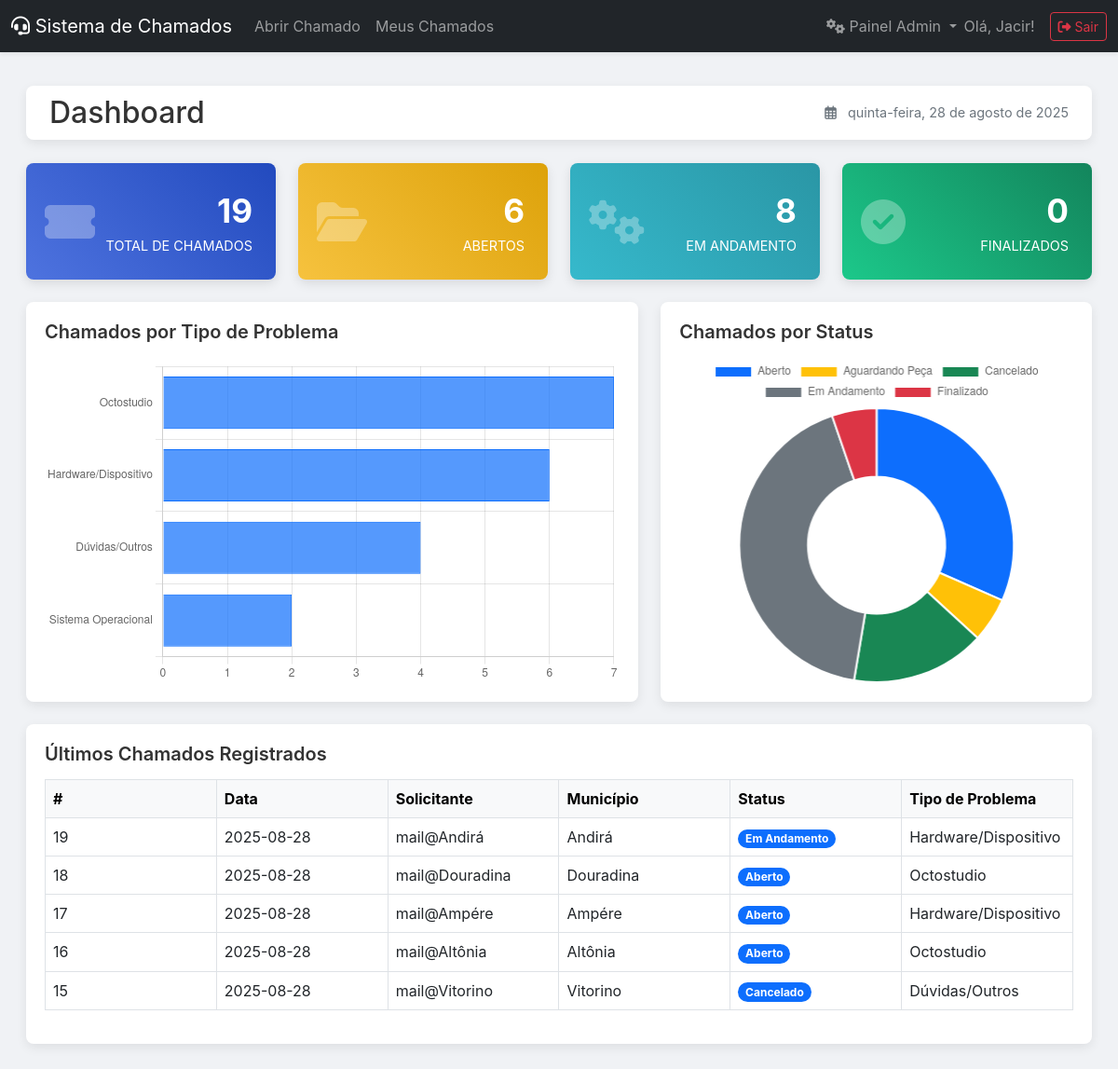
The page /dashboard (signed in) on the database as committed earlier.
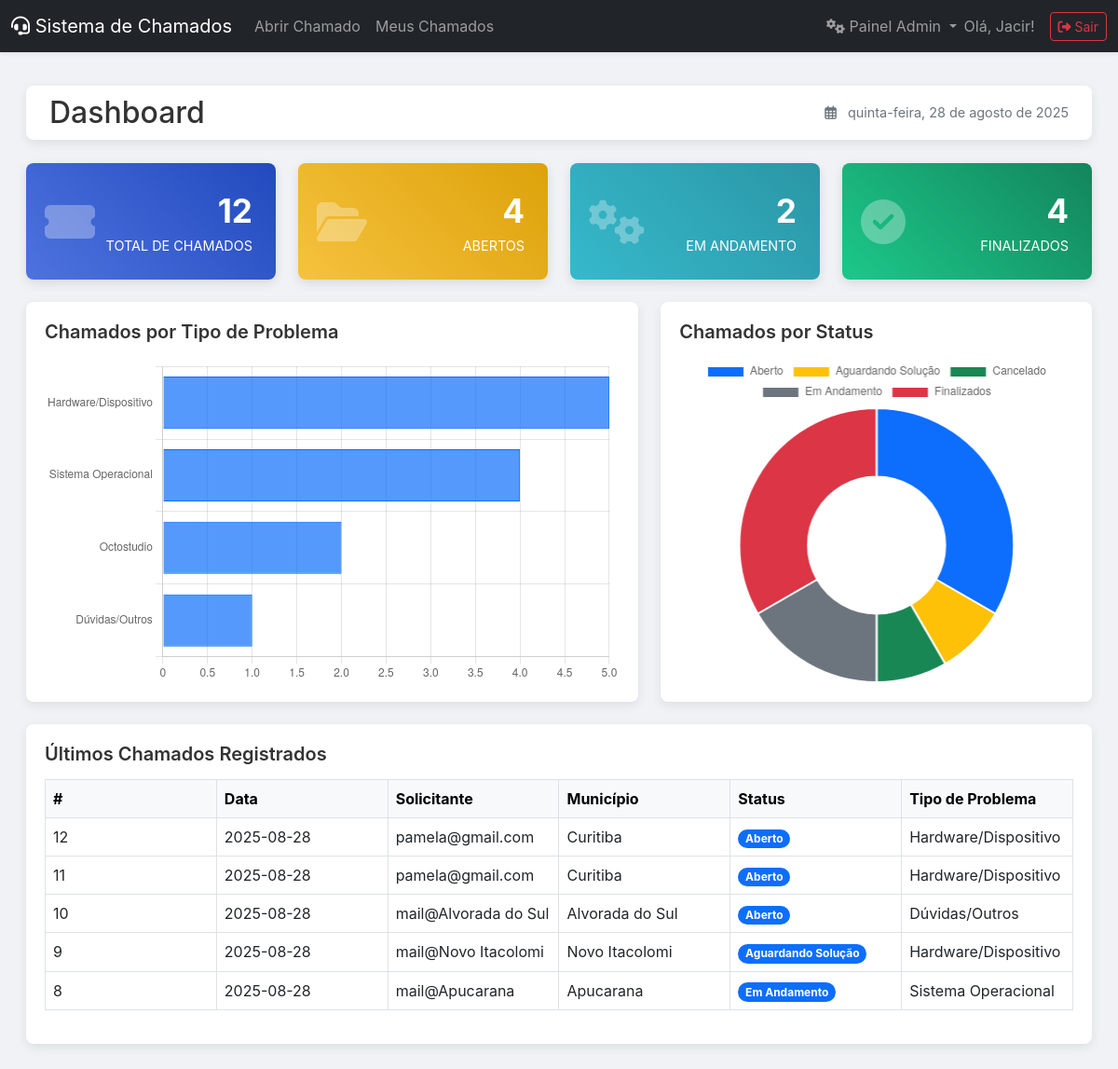
The same page on the database as committed later.
### tables this page shows
CREATE TABLE chamados (
        id INTEGER PRIMARY KEY AUTOINCREMENT,
        timestamp DATETIME DEFAULT CURRENT_TIMESTAMP,
        solicitante_email TEXT NOT NULL,
        municipio TEXT NOT NULL,
        smartphone_imei TEXT NOT NULL,
        tipo_problema_id INTEGER NOT NULL,
        observacoes TEXT NOT NULL,
        status_id INTEGER NOT NULL,
        foto TEXT,
        solucao TEXT,
        admin_responsavel_id INTEGER,
        resolvido_em DATETIME,
        FOREIGN KEY (tipo_problema_id) REFERENCES tipos_problema (id),
        FOREIGN KEY (status_id) REFERENCES status (id),
        FOREIGN KEY (admin_responsavel_id) REFERENCES users (id)
    );

CREATE TABLE status (
        id INTEGER PRIMARY KEY AUTOINCREMENT,
        nome TEXT UNIQUE NOT NULL
    );

CREATE TABLE tipos_problema (
        id INTEGER PRIMARY KEY AUTOINCREMENT,
        nome TEXT UNIQUE NOT NULL
    );

### app.py (the view)
@app.route('/dashboard')
@login_required
@admin_required
def dashboard():
    db = get_db()
    kpis = {}
    all_status_counts = db.execute(
        'SELECT s.nome, COUNT(c.id) as count FROM status s LEFT JOIN chamados c ON s.id = c.status_id GROUP BY s.id, s.nome'
    ).fetchall()
    counts_dict = {row['nome']: row['count'] for row in all_status_counts}
    kpis['Aberto'] = counts_dict.get('Aberto', 0)
    kpis['Em Andamento'] = counts_dict.get('Em Andamento', 0)
    kpis['Finalizado'] = counts_dict.get('Resolvido', 0) + counts_dict.get('Encerrado', 0)
    kpis['Total'] = db.execute('SELECT COUNT(id) FROM chamados').fetchone()[0]
    status_data_query = """
        SELECT
            CASE
                WHEN subquery.nome IN ('Resolvido', 'Encerrado') THEN 'finalizados'
                ELSE subquery.id
            END as status_id_agrupado,
            CASE
                WHEN subquery.nome IN ('Resolvido', 'Encerrado') THEN 'Finalizados'
                ELSE subquery.nome
            END as status_nome_agrupado,
            SUM(subquery.count) as total_count
        FROM (
            SELECT s.id, s.nome, COUNT(c.id) as count
            FROM status s
            LEFT JOIN chamados c ON s.id = c.status_id
            GROUP BY s.id, s.nome
        ) as subquery
        WHERE subquery.count > 0
        GROUP BY status_id_agrupado, status_nome_agrupado
        ORDER BY status_nome_agrupado;
    """
    status_data = db.execute(status_data_query).fetchall()
    status_ids = [row['status_id_agrupado'] for row in status_data]
    status_labels = [row['status_nome_agrupado'] for row in status_data]
    status_values = [row['total_count'] for row in status_data]
    tipo_data = db.execute(
        'SELECT tp.id, tp.nome, COUNT(c.id) as count FROM chamados c JOIN tipos_problema tp ON c.tipo_problema_id = tp.id GROUP BY tp.id, tp.nome ORDER BY count DESC'
    ).fetchall()
    tipo_ids = [row['id'] for row in tipo_data]
    tipo_labels = [row['nome'] for row in tipo_data]
    tipo_values = [row['count'] for row in tipo_data]
    ultimos_chamados = db.execute("""
        SELECT c.id, c.timestamp, c.solicitante_email, c.municipio, s.nome as status_nome, tp.nome as tipo_problema_nome
        FROM chamados c
        JOIN status s ON c.status_id = s.id
        JOIN tipos_problema tp ON c.tipo_problema_id = tp.id
        ORDER BY c.timestamp DESC LIMIT 5
    """).fetchall()
    db.close()
    return render_template(
        'dashboard.html', kpis=kpis,
        status_ids=status_ids, status_labels=status_labels, status_values=status_values,
        tipo_ids=tipo_ids, tipo_labels=tipo_labels, tipo_values=tipo_values,
        ultimos_chamados=ultimos_chamados
    )

### app.py (called while the page is built)
def get_db():
    db = sqlite3.connect(DATABASE)
    db.row_factory = sqlite3.Row
    return db

def login_required(f):
    @wraps(f)
    def decorated_function(*args, **kwargs):
        if 'user_id' not in session:
            flash('Por favor, faça login para acessar esta página.', 'warning')
            return redirect(url_for('login'))
        return f(*args, **kwargs)
    return decorated_function

def admin_required(f):
    @wraps(f)
    def decorated_function(*args, **kwargs):
        if not g.user or not g.user['is_admin']:
            flash('Acesso negado. Esta área é restrita para administradores.', 'danger')
            return redirect(url_for('index'))
        return f(*args, **kwargs)
    return decorated_function

@app.before_request
def load_logged_in_user():
    user_id = session.get('user_id')
    if user_id is None:
        g.user = None
    else:
        db = get_db()
        g.user = db.execute('SELECT * FROM users WHERE id = ?', (user_id,)).fetchone()
        db.close()

@app.context_processor
def inject_user():
    return dict(user=g.user)

### templates/dashboard.html (shortened to what this page needs)
{% extends "layout.html" %}
{% block content %}
<div class="dashboard-container">
    <div class="page-header">
        <h2 class="mb-0">Dashboard</h2>
        <div class="current-date">
            <i class="far fa-calendar-alt me-2"></i>
            <span id="current-date-span"></span>
        </div>
    </div>
    <div class="row">
        <div class="col-xl-3 col-md-6 mb-4">
            <div class="kpi-card card-total">
                <div class="card-body">
                    <i class="fas fa-ticket-alt kpi-icon"></i>
                    <div class="kpi-value">{{ kpis.get('Total', 0) }}</div>
                    <div class="kpi-label">Total de Chamados</div>
                </div>
            </div>
        </div>
        <div class="col-xl-3 col-md-6 mb-4">
            <div class="kpi-card card-aberto">
                <div class="card-body">
                    <i class="fas fa-folder-open kpi-icon"></i>
                    <div class="kpi-value">{{ kpis.get('Aberto', 0) }}</div>
                    <div class="kpi-label">Abertos</div>
                </div>
            </div>
        </div>
        <div class="col-xl-3 col-md-6 mb-4">
            <div class="kpi-card card-andamento">
                <div class="card-body">
                    <i class="fas fa-cogs kpi-icon"></i>
                    <div class="kpi-value">{{ kpis.get('Em Andamento', 0) }}</div>
                    <div class="kpi-label">Em Andamento</div>
                </div>
            </div>
        </div>
        <div class="col-xl-3 col-md-6 mb-4">
            <div class="kpi-card card-finalizado">
                <div class="card-body">
                    <i class="fas fa-check-circle kpi-icon"></i>
                    <div class="kpi-value">{{ kpis.get('Finalizado', 0) }}</div>
                    <div class="kpi-label">Finalizados</div>
                </div>
            </div>
        </div>
    </div>
    <div class="row">
        <div class="col-lg-7 mb-4">
            <div class="chart-container">
                <h5 class="chart-title">Chamados por Tipo de Problema</h5>
                <canvas id="tipoProblemaChart"></canvas>
            </div>
        </div>
        <div class="col-lg-5 mb-4">
            <div class="chart-container">
                <h5 class="chart-title">Chamados por Status</h5>
                <canvas id="statusChart"></canvas>
            </div>
        </div>
    </div>
    <div class="row">
        <div class="col-12">
            <div class="recent-activity-container">
                <h5 class="chart-title">Últimos Chamados Registrados</h5>
                <div class="table-responsive">
                    <table class="table table-hover align-middle">
                        <thead class="table-light">
                            <tr>
                                <th>#</th>
                                <th>Data</th>
                                <th>Solicitante</th>
                                <th>Município</th>
                                <th>Status</th>
                                <th>Tipo de Problema</th>
                            </tr>
                        </thead>
                        <tbody>
                            {% for chamado in ultimos_chamados %}
                            <tr>
                                <td>{{ chamado.id }}</td>
                                <td>{{ chamado.timestamp.split(' ')[0] }}</td>
                                <td>{{ chamado.solicitante_email }}</td>
                                <td>{{ chamado.municipio }}</td>
                                <td><span class="badge rounded-pill bg-primary">{{ chamado.status_nome }}</span></td>
                                <td>{{ chamado.tipo_problema_nome }}</td>
                            </tr>
                            {% else %}
                            <tr>
                                <td colspan="6" class="text-center">Nenhum chamado recente.</td>
                            </tr>
                            {% endfor %}
                        </tbody>
                    </table>
                </div>
            </div>
        </div>
    </div>
</div>
{% endblock %}

Rows that differ between the two databases and show on the page:
removed chamados: id "19", timestamp "2025-08-28", solicitante_email "mail@Andirá", municipio "Andirá", status_nome "Em Andamento", tipo_problema_nome "Hardware/Dispositivo"
removed chamados: id "18", timestamp "2025-08-28", solicitante_email "mail@Douradina", municipio "Douradina", status_nome "Aberto", tipo_problema_nome "Octostudio"
removed chamados: id "17", timestamp "2025-08-28", solicitante_email "mail@Ampére", municipio "Ampére", status_nome "Aberto", tipo_problema_nome "Hardware/Dispositivo"
removed chamados: id "16", timestamp "2025-08-28", solicitante_email "mail@Altônia", municipio "Altônia", status_nome "Aberto", tipo_problema_nome "Octostudio"
removed chamados: id "15", timestamp "2025-08-28", solicitante_email "mail@Vitorino", municipio "Vitorino", status_nome "Cancelado", tipo_problema_nome "Dúvidas/Outros"
now on this page (row edited): chamados: id "12", timestamp "2025-08-28", solicitante_email "pamela@gmail.com", municipio "Curitiba", status_nome "Aberto", tipo_problema_nome "Hardware/Dispositivo"
now on this page (row edited): chamados: id "11", timestamp "2025-08-28", solicitante_email "pamela@gmail.com", municipio "Curitiba", status_nome "Aberto", tipo_problema_nome "Hardware/Dispositivo"
now on this page (row edited): chamados: id "10", timestamp "2025-08-28", solicitante_email "mail@Alvorada do Sul", municipio "Alvorada do Sul", status_nome "Aberto", tipo_problema_nome "Dúvidas/Outros"
now on this page (row edited): chamados: id "9", timestamp "2025-08-28", solicitante_email "mail@Novo Itacolomi", municipio "Novo Itacolomi", status_nome "Aguardando Solução", tipo_problema_nome "Hardware/Dispositivo"
now on this page (row edited): chamados: id "8", timestamp "2025-08-28", solicitante_email "mail@Apucarana", municipio "Apucarana", status_nome "Em Andamento", tipo_problema_nome "Sistema Operacional"
Other text that changed with them:
{{ kpis.get('Total', 0) }}: "19" → "12"
{{ kpis.get('Aberto', 0) }}: "6" → "4"
{{ kpis.get('Em Andamento', 0) }}: "8" → "2"
{{ kpis.get('Finalizado', 0) }}: "0" → "4"
chart data {{ status_ids|tojson|safe }}: [1, 3, 5, 2, 4] → [1, 3, 5, 2, "finalizados"]
chart data {{ status_values|tojson|safe }}: [6, 1, 3, 8, 1] → [4, 1, 1, 2, 4]
chart data {{ tipo_values|tojson|safe }}: [7, 6, 4, 2] → [5, 4, 2, 1]
